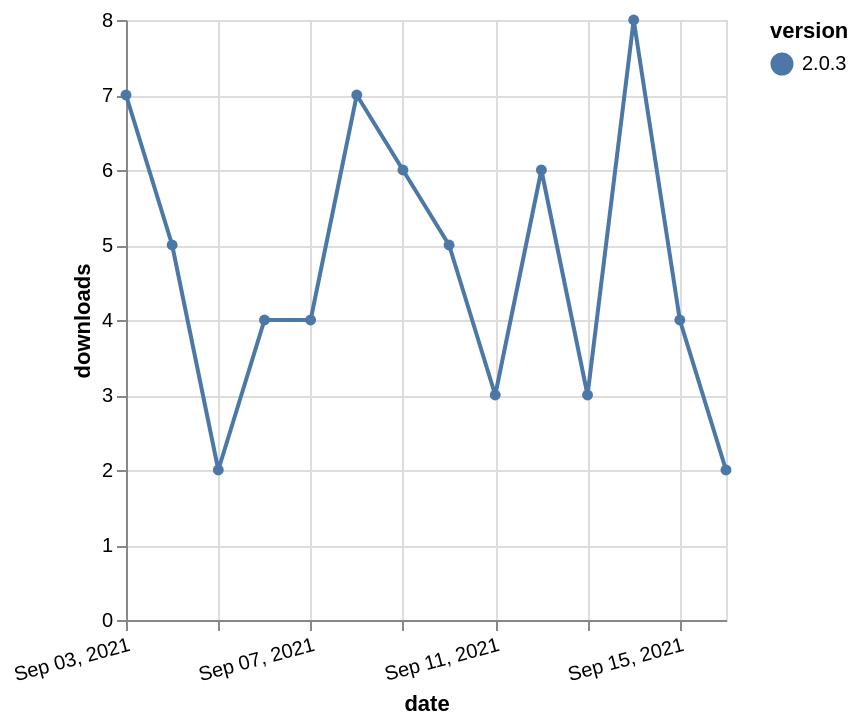

Source (Vega-Lite JSON):
### Vega-Lite specification from a JSON file in a GitHub repository (floating-point values rounded to 4 significant figures)
{"$schema": "https://vega.github.io/schema/vega-lite/v5.json", "description": "A simple bar chart with embedded data.", "data": {"values": [{"date": "2021-09-03", "total": 8224, "delta": 7, "version": "2.0.3"}, {"date": "2021-09-04", "total": 8229, "delta": 5, "version": "2.0.3"}, {"date": "2021-09-05", "total": 8231, "delta": 2, "version": "2.0.3"}, {"date": "2021-09-06", "total": 8235, "delta": 4, "version": "2.0.3"}, {"date": "2021-09-07", "total": 8239, "delta": 4, "version": "2.0.3"}, {"date": "2021-09-08", "total": 8246, "delta": 7, "version": "2.0.3"}, {"date": "2021-09-09", "total": 8252, "delta": 6, "version": "2.0.3"}, {"date": "2021-09-10", "total": 8257, "delta": 5, "version": "2.0.3"}, {"date": "2021-09-11", "total": 8260, "delta": 3, "version": "2.0.3"}, {"date": "2021-09-12", "total": 8266, "delta": 6, "version": "2.0.3"}, {"date": "2021-09-13", "total": 8269, "delta": 3, "version": "2.0.3"}, {"date": "2021-09-14", "total": 8277, "delta": 8, "version": "2.0.3"}, {"date": "2021-09-15", "total": 8281, "delta": 4, "version": "2.0.3"}, {"date": "2021-09-16", "total": 8283, "delta": 2, "version": "2.0.3"}]}, "width": "container", "mark": {"type": "line", "point": {"filled": true}}, "encoding": {"x": {"field": "date", "type": "temporal", "timeUnit": "yearmonthdate", "title": "date", "axis": {"labelAngle": -15}}, "y": {"field": "delta", "type": "quantitative", "title": "downloads"}, "color": {"field": "version", "type": "nominal"}, "tooltip": {"field": "delta"}}}
